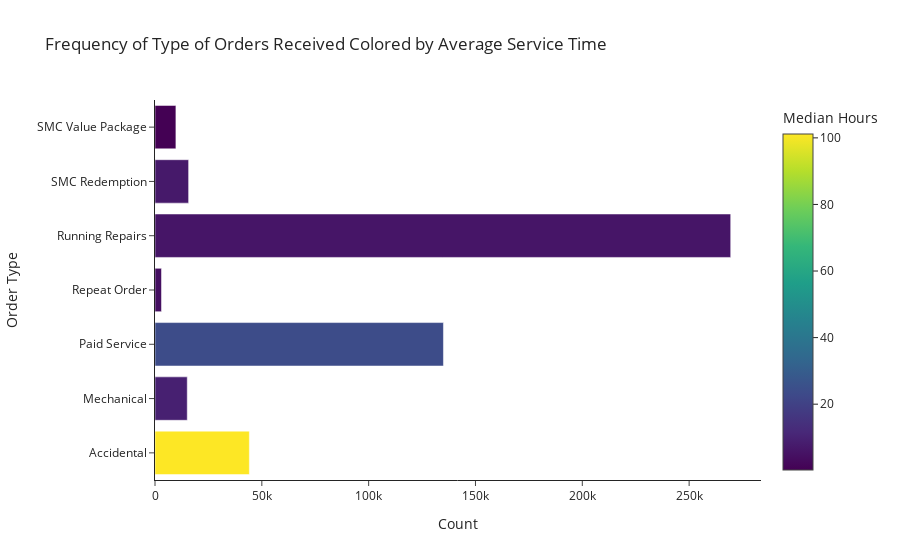

The cell this chart's notebook holds for it:
### Code cell
srv_time = invoice_cleaned.groupby('order_type')['service_time_hrs'].agg(['count', 'median'])
srv_time.reset_index(inplace=True)
srv_time = srv_time.iloc[:-2]
srv_time['median'] = np.round(srv_time['median'], 2)


fig = px.bar(srv_time, 
             x='count', 
             y='order_type', 
             color='median', 
             orientation='h', 
             template='simple_white',
             labels={"count": "Count",  "median": "Median Hours", "order_type": "Order Type"},
             title='Frequency of Type of Orders Received Colored by Average Service Time'
            )
fig.show()

### Figure 1 — Plotly figure (JSON) as saved in the notebook; plotly's stock layout.template omitted (floating-point values rounded to 4 significant figures)
{"data": [{"alignmentgroup": "True", "hovertemplate": "Count=%{x}<br>Order Type=%{y}<br>Median Hours=%{marker.color}<extra></extra>", "legendgroup": "", "marker": {"color": [101.2, 9.15, 23.57, 4.3, 6.12, 7.14, 0.23], "coloraxis": "coloraxis", "pattern": {"shape": ""}}, "name": "", "offsetgroup": "", "orientation": "h", "showlegend": false, "textposition": "auto", "type": "bar", "x": [44159, 15100, 135004, 3043, 269455, 15738, 9781], "xaxis": "x", "y": ["Accidental", "Mechanical", "Paid Service", "Repeat Order", "Running Repairs", "SMC Redemption", "SMC Value Package"], "yaxis": "y"}], "layout": {"barmode": "relative", "coloraxis": {"colorbar": {"title": {"text": "Median Hours"}}, "colorscale": [[0, "#440154"], [0.1111, "#482878"], [0.2222, "#3e4989"], [0.3333, "#31688e"], [0.4444, "#26828e"], [0.5556, "#1f9e89"], [0.6667, "#35b779"], [0.7778, "#6ece58"], [0.8889, "#b5de2b"], [1, "#fde725"]]}, "legend": {"tracegroupgap": 0}, "title": {"text": "Frequency of Type of Orders Received Colored by Average Service Time"}, "xaxis": {"anchor": "y", "domain": [0, 1], "title": {"text": "Count"}}, "yaxis": {"anchor": "x", "domain": [0, 1], "title": {"text": "Order Type"}}}}
